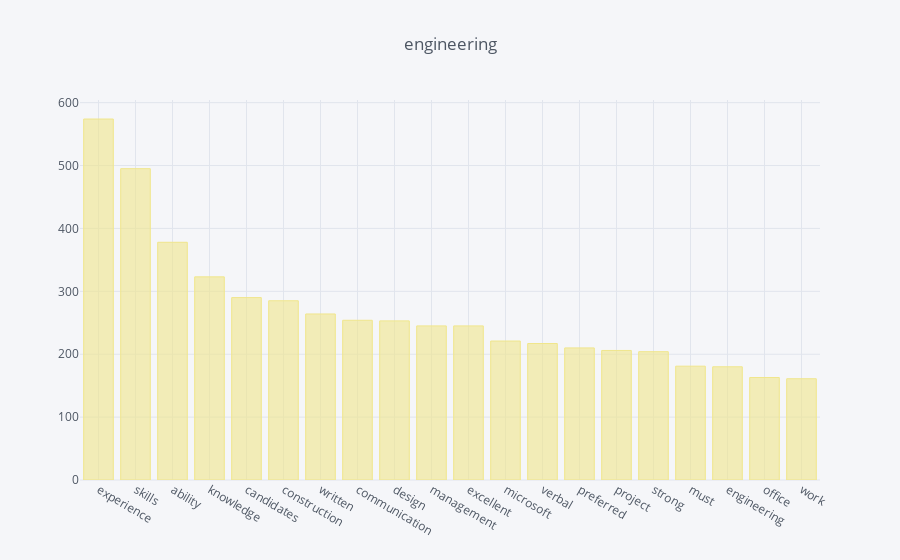

Write notebook code for a chart like this one.
### Code cell
preferred_skills(popular_categories.index[0]).iplot(title='engineering', kind='bar', color='khaki')

### Figure 1 — Plotly figure (JSON) as saved in the notebook; plotly's stock layout.template omitted (floating-point values rounded to 4 significant figures)
{"data": [{"marker": {"color": "rgba(240, 230, 140, 0.6)", "line": {"color": "rgba(240, 230, 140, 1.0)", "width": 1}}, "name": "None", "orientation": "v", "text": "", "type": "bar", "uid": "95941b7f-d5fe-4a3f-b1a7-45237f986f79", "x": ["experience", "skills", "ability", "knowledge", "candidates", "construction", "written", "communication", "design", "management", "excellent", "microsoft", "verbal", "preferred", "project", "strong", "must", "engineering", "office", "work"], "y": [574, 495, 378, 323, 290, 285, 264, 254, 253, 245, 245, 221, 217, 210, 206, 204, 181, 180, 163, 161]}], "layout": {"legend": {"bgcolor": "#F5F6F9", "font": {"color": "#4D5663"}}, "paper_bgcolor": "#F5F6F9", "plot_bgcolor": "#F5F6F9", "title": {"font": {"color": "#4D5663"}, "text": "engineering"}, "xaxis": {"gridcolor": "#E1E5ED", "showgrid": true, "tickfont": {"color": "#4D5663"}, "title": {"font": {"color": "#4D5663"}, "text": ""}, "zerolinecolor": "#E1E5ED"}, "yaxis": {"gridcolor": "#E1E5ED", "showgrid": true, "tickfont": {"color": "#4D5663"}, "title": {"font": {"color": "#4D5663"}, "text": ""}, "zerolinecolor": "#E1E5ED"}}}
